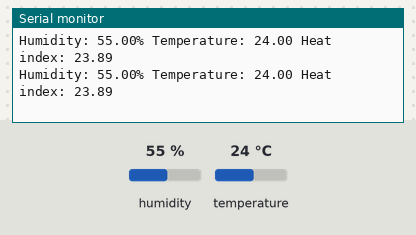
Simulated run of this program. Board: Arduino Uno, built with avr-gcc and run on an emulated ATmega328P. Shown: the last lines printed to the serial monitor. Inputs (shaded band) come from the test bench; at power-on: temperature 24 °C, humidity 55 %.

Above: at 3.8 s.
3.9 s: temperature set to 28 °C
At 5.4 s:
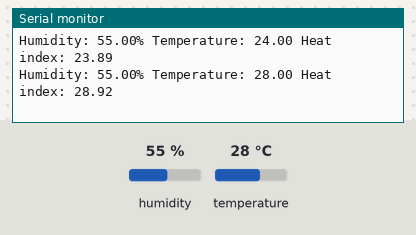
10.1 s: humidity set to 22 %
At 11.0 s:
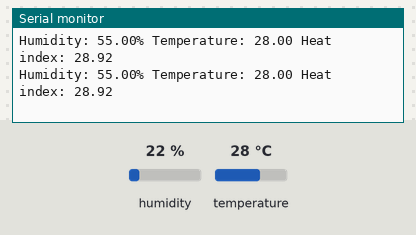
13.0 s: humidity set to 40 %
At 14.0 s:
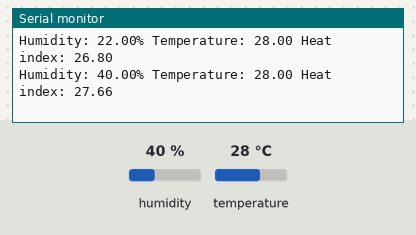
Timing chart, 0 to 16.0 s (numbered marks = the images above; inputs shaded):
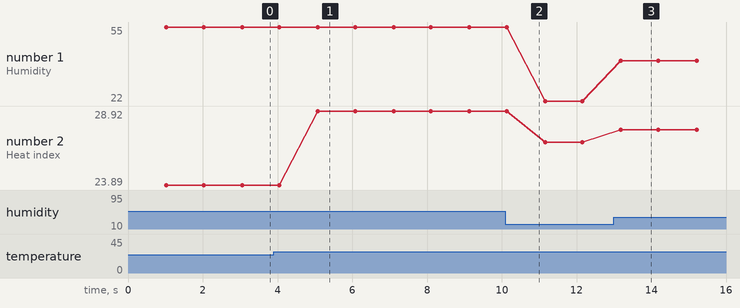

The program:

main.cpp
```cpp
#include <Arduino.h>
#include <Wire.h>
#include <SPI.h>
#include <DHT.h>
#define DHTPIN 2 // DHT数据引脚
#define DHTTYPE DHT11 // DHT11
DHT dht(DHTPIN, DHTTYPE);
void setup() {
  Serial.begin(9600);
  Serial.println(F("DHT11 test!"));
  dht.begin();
}
void loop() {
  delay(1000); // DHT11每隔1s更新一次数据
  // 读取温湿度
  float h = dht.readHumidity();
  float t = dht.readTemperature();
  // 读取失败处理
  if (isnan(h) || isnan(t)) {
    Serial.println(F("Failed to read from DHT sensor!"));
    return;
  }
  // 计算热指数（利用摄氏温度）
  float hic = dht.computeHeatIndex(t, h, false);
  Serial.print(F("Humidity: "));
  Serial.print(h);
  Serial.print(F("% Temperature: "));
  Serial.print(t);
  Serial.print(F(" Heat index: "));
  Serial.println(hic);
}
```

Measured:
- after the input at 3.9 s, the serial monitor: prints a new line after 1.2 s (image 1)
- after the input at 13.0 s, the serial monitor: prints a new line after 0.18 s (image 3)
- plotted number 1: 55 → 22 after the input at 10.1 s, 22 → 40 after the input at 13.0 s
- plotted number 2: 23.89 → 28.92 after the input at 3.9 s, 28.92 → 26.8 after the input at 10.1 s, 26.8 → 27.66 after the input at 13.0 s
